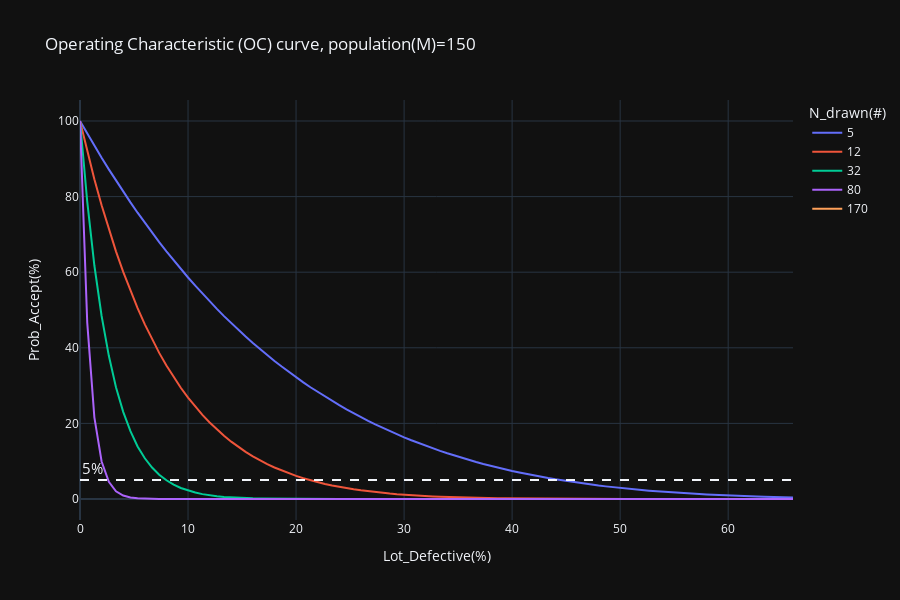

Notebook cell for this chart:
### Markdown cell above
OC curve

### Code cell
fig = px.line(df, x='Lot_Defective', y='Prob_Accept', color='N_drawn',height=600
                ,title=f"Operating Characteristic (OC) curve, population(M)={M}"
                ,labels={
                    'Lot_Defective':'Lot_Defective(%)',
                    'Prob_Accept':'Prob_Accept(%)',
                    'N_drawn':'N_drawn(#)'})
fig.add_hline(y=5, line_dash="dash"
            ,annotation_text="5%"
            ,annotation_position="top left"
            ,annotation_font_size=15)
fig.show()
# fig.write_html(f"OCcurve_population{M}.html")

### Figure 1 — Plotly figure (JSON) as saved in the notebook; plotly's stock layout.template omitted (floating-point values rounded to 4 significant figures)
{"data": [{"hovertemplate": "N_drawn(#)=5<br>Lot_Defective(%)=%{x}<br>Prob_Accept(%)=%{y}<extra></extra>", "legendgroup": "5", "line": {"color": "#636efa", "dash": "solid"}, "marker": {"symbol": "circle"}, "mode": "lines", "name": "5", "orientation": "v", "showlegend": true, "type": "scatter", "x": [0, 0.67, 1.33, 2, 2.67, 3.33, 4, 4.67, 5.33, 6, 6.67, 7.33, 8, 8.67, 9.33, 10, 10.67, 11.33, 12, 12.67, 13.33, 14.0, 14.67, 15.33, 16, 16.67, 17.33, 18, 18.67, 19.33, 20, 20.67, 21.33, 22, 22.67, 23.33, 24, 24.67, 25.33, 26, 26.67, 27.33, 28.0, 28.67, 29.33, 30, 30.67, 31.33, 32, 32.67, 33.33, 34, 34.67, 35.33, 36, 36.67, 37.33, 38, 38.67, 39.33, 40, 40.67, 41.33, 42, 42.67, 43.33, 44, 44.67, 45.33, 46, 46.67, 47.33, 48, 48.67, 49.33, 50, 50.67, 51.33, 52, 52.67, 53.33, 54, 54.67, 55.33, 56.0, 56.67, 57.33, 58.0, 58.67, 59.33, 60, 60.67, 61.33, 62, 62.67, 63.33, 64, 64.67, 65.33, 66], "xaxis": "x", "y": [100, 96.67, 93.42, 90.27, 87.2, 84.21, 81.31, 78.48, 75.74, 73.07, 70.48, 67.96, 65.52, 63.15, 60.84, 58.6, 56.43, 54.33, 52.29, 50.3, 48.38, 46.52, 44.72, 42.97, 41.28, 39.64, 38.06, 36.52, 35.04, 33.6, 32.21, 30.87, 29.57, 28.32, 27.11, 25.94, 24.81, 23.73, 22.68, 21.66, 20.69, 19.75, 18.84, 17.97, 17.13, 16.32, 15.54, 14.8, 14.08, 13.39, 12.73, 12.09, 11.48, 10.89, 10.33, 9.79, 9.28, 8.78, 8.31, 7.86, 7.43, 7.02, 6.62, 6.25, 5.89, 5.54, 5.22, 4.91, 4.61, 4.33, 4.06, 3.81, 3.57, 3.34, 3.12, 2.92, 2.72, 2.54, 2.37, 2.2, 2.05, 1.9, 1.76, 1.63, 1.51, 1.4, 1.29, 1.19, 1.09, 1.01, 0.92, 0.85, 0.77, 0.71, 0.65, 0.59, 0.53, 0.49, 0.44, 0.4], "yaxis": "y"}, {"hovertemplate": "N_drawn(#)=12<br>Lot_Defective(%)=%{x}<br>Prob_Accept(%)=%{y}<extra></extra>", "legendgroup": "12", "line": {"color": "#EF553B", "dash": "solid"}, "marker": {"symbol": "circle"}, "mode": "lines", "name": "12", "orientation": "v", "showlegend": true, "type": "scatter", "x": [0, 0.67, 1.33, 2, 2.67, 3.33, 4, 4.67, 5.33, 6, 6.67, 7.33, 8, 8.67, 9.33, 10, 10.67, 11.33, 12, 12.67, 13.33, 14.0, 14.67, 15.33, 16, 16.67, 17.33, 18, 18.67, 19.33, 20, 20.67, 21.33, 22, 22.67, 23.33, 24, 24.67, 25.33, 26, 26.67, 27.33, 28.0, 28.67, 29.33, 30, 30.67, 31.33, 32, 32.67, 33.33, 34, 34.67, 35.33, 36, 36.67, 37.33, 38, 38.67, 39.33, 40, 40.67, 41.33, 42, 42.67, 43.33, 44, 44.67, 45.33, 46, 46.67, 47.33, 48, 48.67, 49.33, 50, 50.67, 51.33, 52, 52.67, 53.33, 54, 54.67, 55.33, 56.0, 56.67, 57.33, 58.0, 58.67, 59.33, 60, 60.67, 61.33, 62, 62.67, 63.33, 64, 64.67, 65.33, 66], "xaxis": "x", "y": [100, 92, 84.59, 77.73, 71.39, 65.52, 60.1, 55.09, 50.47, 46.2, 42.27, 38.65, 35.31, 32.24, 29.42, 26.82, 24.44, 22.25, 20.24, 18.4, 16.71, 15.17, 13.76, 12.47, 11.29, 10.22, 9.24, 8.34, 7.53, 6.79, 6.11, 5.5, 4.95, 4.45, 3.99, 3.58, 3.2, 2.87, 2.56, 2.29, 2.04, 1.82, 1.62, 1.44, 1.28, 1.13, 1, 0.89, 0.78, 0.69, 0.61, 0.54, 0.47, 0.41, 0.36, 0.32, 0.28, 0.24, 0.21, 0.18, 0.16, 0.14, 0.12, 0.1, 0.09, 0.08, 0.07, 0.06, 0.05, 0.04, 0.03, 0.03, 0.03, 0.02, 0.02, 0.02, 0.01, 0.01, 0.01, 0.01, 0.01, 0.01, 0, 0, 0, 0, 0, 0, 0, 0, 0, 0, 0, 0, 0, 0, 0, 0, 0, 0], "yaxis": "y"}, {"hovertemplate": "N_drawn(#)=32<br>Lot_Defective(%)=%{x}<br>Prob_Accept(%)=%{y}<extra></extra>", "legendgroup": "32", "line": {"color": "#00cc96", "dash": "solid"}, "marker": {"symbol": "circle"}, "mode": "lines", "name": "32", "orientation": "v", "showlegend": true, "type": "scatter", "x": [0, 0.67, 1.33, 2, 2.67, 3.33, 4, 4.67, 5.33, 6, 6.67, 7.33, 8, 8.67, 9.33, 10, 10.67, 11.33, 12, 12.67, 13.33, 14.0, 14.67, 15.33, 16, 16.67, 17.33, 18, 18.67, 19.33, 20, 20.67, 21.33, 22, 22.67, 23.33, 24, 24.67, 25.33, 26, 26.67, 27.33, 28.0, 28.67, 29.33, 30, 30.67, 31.33, 32, 32.67, 33.33, 34, 34.67, 35.33, 36, 36.67, 37.33, 38, 38.67, 39.33, 40, 40.67, 41.33, 42, 42.67, 43.33, 44, 44.67, 45.33, 46, 46.67, 47.33, 48, 48.67, 49.33, 50, 50.67, 51.33, 52, 52.67, 53.33, 54, 54.67, 55.33, 56.0, 56.67, 57.33, 58.0, 58.67, 59.33, 60, 60.67, 61.33, 62, 62.67, 63.33, 64, 64.67, 65.33, 66], "xaxis": "x", "y": [100, 78.67, 61.77, 48.42, 37.88, 29.57, 23.05, 17.93, 13.91, 10.78, 8.33, 6.43, 4.95, 3.8, 2.91, 2.23, 1.7, 1.29, 0.98, 0.74, 0.56, 0.42, 0.32, 0.24, 0.18, 0.13, 0.1, 0.07, 0.05, 0.04, 0.03, 0.02, 0.02, 0.01, 0.01, 0.01, 0, 0, 0, 0, 0, 0, 0, 0, 0, 0, 0, 0, 0, 0, 0, 0, 0, 0, 0, 0, 0, 0, 0, 0, 0, 0, 0, 0, 0, 0, 0, 0, 0, 0, 0, 0, 0, 0, 0, 0, 0, 0, 0, 0, 0, 0, 0, 0, 0, 0, 0, 0, 0, 0, 0, 0, 0, 0, 0, 0, 0, 0, 0, 0], "yaxis": "y"}, {"hovertemplate": "N_drawn(#)=80<br>Lot_Defective(%)=%{x}<br>Prob_Accept(%)=%{y}<extra></extra>", "legendgroup": "80", "line": {"color": "#ab63fa", "dash": "solid"}, "marker": {"symbol": "circle"}, "mode": "lines", "name": "80", "orientation": "v", "showlegend": true, "type": "scatter", "x": [0, 0.67, 1.33, 2, 2.67, 3.33, 4, 4.67, 5.33, 6, 6.67, 7.33, 8, 8.67, 9.33, 10, 10.67, 11.33, 12, 12.67, 13.33, 14.0, 14.67, 15.33, 16, 16.67, 17.33, 18, 18.67, 19.33, 20, 20.67, 21.33, 22, 22.67, 23.33, 24, 24.67, 25.33, 26, 26.67, 27.33, 28.0, 28.67, 29.33, 30, 30.67, 31.33, 32, 32.67, 33.33, 34, 34.67, 35.33, 36, 36.67, 37.33, 38, 38.67, 39.33, 40, 40.67, 41.33, 42, 42.67, 43.33, 44, 44.67, 45.33, 46, 46.67, 47.33, 48, 48.67, 49.33, 50, 50.67, 51.33, 52, 52.67, 53.33, 54, 54.67, 55.33, 56.0, 56.67, 57.33, 58.0, 58.67, 59.33, 60, 60.67, 61.33, 62, 62.67, 63.33, 64, 64.67, 65.33, 66], "xaxis": "x", "y": [100, 46.67, 21.61, 9.93, 4.53, 2.05, 0.92, 0.41, 0.18, 0.08, 0.03, 0.01, 0.01, 0, 0, 0, 0, 0, 0, 0, 0, 0, 0, 0, 0, 0, 0, 0, 0, 0, 0, 0, 0, 0, 0, 0, 0, 0, 0, 0, 0, 0, 0, 0, 0, 0, 0, 0, 0, 0, 0, 0, 0, 0, 0, 0, 0, 0, 0, 0, 0, 0, 0, 0, 0, 0, 0, 0, 0, 0, 0, 0, 0, 0, 0, 0, 0, 0, 0, 0, 0, 0, 0, 0, 0, 0, 0, 0, 0, 0, 0, 0, 0, 0, 0, 0, 0, 0, 0, 0], "yaxis": "y"}, {"hovertemplate": "N_drawn(#)=170<br>Lot_Defective(%)=%{x}<br>Prob_Accept(%)=%{y}<extra></extra>", "legendgroup": "170", "line": {"color": "#FFA15A", "dash": "solid"}, "marker": {"symbol": "circle"}, "mode": "lines", "name": "170", "orientation": "v", "showlegend": true, "type": "scatter", "x": [0, 0.67, 1.33, 2, 2.67, 3.33, 4, 4.67, 5.33, 6, 6.67, 7.33, 8, 8.67, 9.33, 10, 10.67, 11.33, 12, 12.67, 13.33, 14.0, 14.67, 15.33, 16, 16.67, 17.33, 18, 18.67, 19.33, 20, 20.67, 21.33, 22, 22.67, 23.33, 24, 24.67, 25.33, 26, 26.67, 27.33, 28.0, 28.67, 29.33, 30, 30.67, 31.33, 32, 32.67, 33.33, 34, 34.67, 35.33, 36, 36.67, 37.33, 38, 38.67, 39.33, 40, 40.67, 41.33, 42, 42.67, 43.33, 44, 44.67, 45.33, 46, 46.67, 47.33, 48, 48.67, 49.33, 50, 50.67, 51.33, 52, 52.67, 53.33, 54, 54.67, 55.33, 56.0, 56.67, 57.33, 58.0, 58.67, 59.33, 60, 60.67, 61.33, 62, 62.67, 63.33, 64, 64.67, 65.33, 66], "xaxis": "x", "y": [null, null, null, null, null, null, null, null, null, null, null, null, null, null, null, null, null, null, null, null, null, null, null, null, null, null, null, null, null, null, null, null, null, null, null, null, null, null, null, null, null, null, null, null, null, null, null, null, null, null, null, null, null, null, null, null, null, null, null, null, null, null, null, null, null, null, null, null, null, null, null, null, null, null, null, null, null, null, null, null, null, null, null, null, null, null, null, null, null, null, null, null, null, null, null, null, null, null, null, null], "yaxis": "y"}], "layout": {"annotations": [{"font": {"size": 15}, "showarrow": false, "text": "5%", "x": 0, "xanchor": "left", "xref": "x domain", "y": 5, "yanchor": "bottom", "yref": "y"}], "height": 600, "legend": {"title": {"text": "N_drawn(#)"}, "tracegroupgap": 0}, "shapes": [{"line": {"dash": "dash"}, "type": "line", "x0": 0, "x1": 1, "xref": "x domain", "y0": 5, "y1": 5, "yref": "y"}], "title": {"text": "Operating Characteristic (OC) curve, population(M)=150"}, "xaxis": {"anchor": "y", "domain": [0, 1], "title": {"text": "Lot_Defective(%)"}}, "yaxis": {"anchor": "x", "domain": [0, 1], "title": {"text": "Prob_Accept(%)"}}}}
